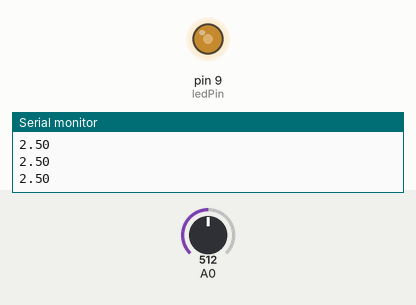
Bench run of a sketch on a simulated Arduino Uno, built with avr-gcc and run on an emulated ATmega328P. On the bench: output pins drawn as LEDs (lit = HIGH), the last lines printed to the serial monitor. Inputs (shaded band) come from the test bench; at power-on: A0 = 512.

Above: at 1.2 s.
1.3 s: A0 set to 716
At 2.5 s:
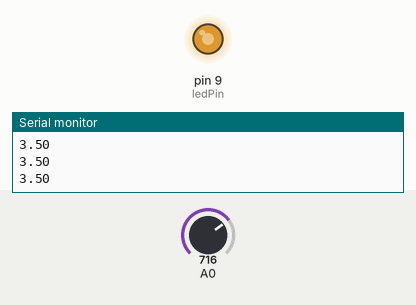
3.0 s: A0 set to 900
At 3.8 s:
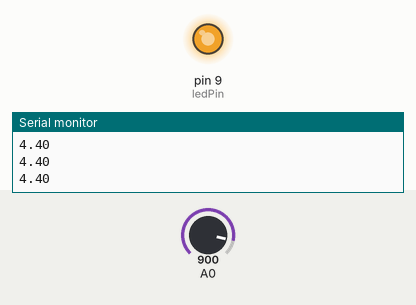
4.6 s: A0 set to 122
At 5.2 s:
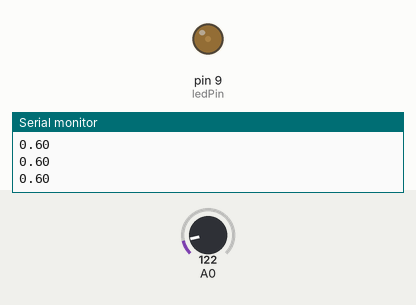
6.2 s: A0 set to 0
At 6.6 s:
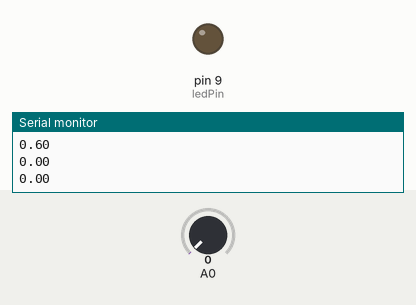
7.8 s: A0 set to 511
At 9.1 s:
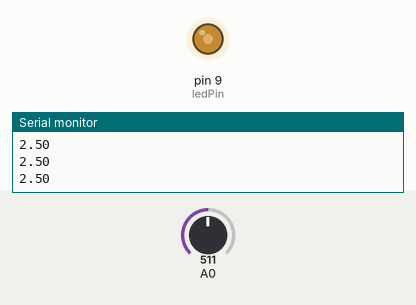
Timing chart, 0 to 10.4 s (numbered marks = the images above; inputs shaded):
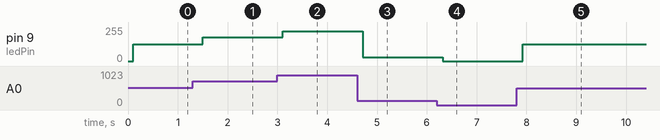

The sketch:

2nd.ino
```cpp
int ledPin = 9;
void setup() {
  // put your setup code here, to run once:
  Serial.begin(9600);

}

void loop() {
  // put your main code here, to run repeatedly:
  int value=analogRead(A0);
   float voltage = ((5.00/1023.00)*value);
   Serial.println(voltage);
   delay(100);
  int x = ((255/5)*voltage);
   analogWrite(ledPin, x);
   delay(100);
}
```

Measured:
- after the input at 1.3 s, pin 9 (ledPin): 127/255 → 178/255 after 0.20 s
- after the input at 3.0 s, pin 9 (ledPin): 178/255 → 224/255 after 0.11 s
- after the input at 4.6 s, pin 9 (ledPin): 224/255 → 30/255 after 0.11 s
- after the input at 6.2 s, pin 9 (ledPin): 30/255 → 0/255 after 0.12 s
- after the input at 7.8 s, pin 9 (ledPin): 0/255 → 127/255 after 0.12 s
